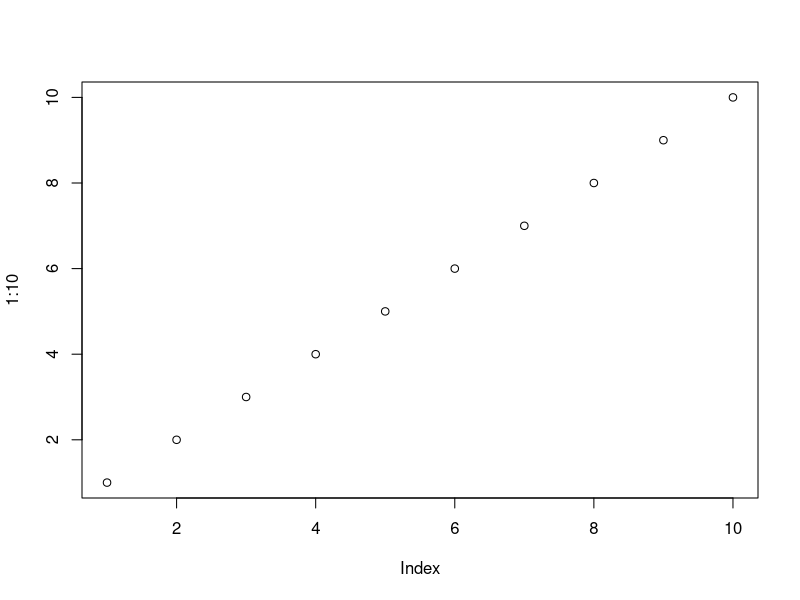
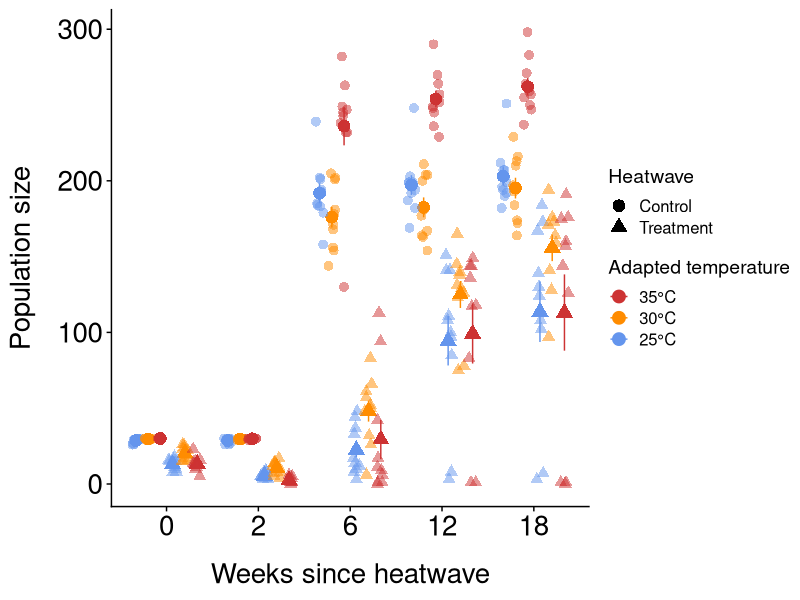
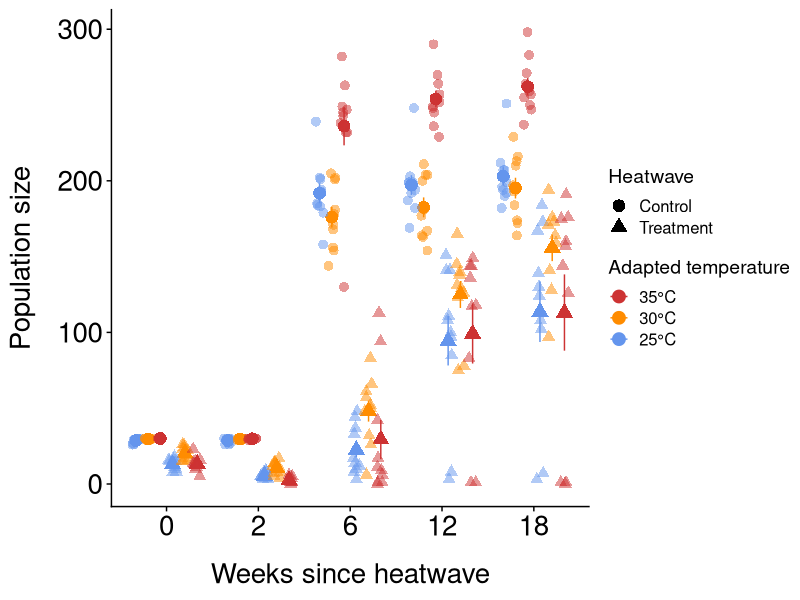

R code for these plots, in order:

#load the packages that I need for this code
library(ggplot2)
library(tidyverse)
library(cowplot)
library(ggpubr)
library(dplyr)
library(car) #in order to run type 2 anovas

#Tess's ggplot theme
theme_tess <- function () { 
  theme_cowplot()+ #cowplot is an existing nice looking plot type thing
    theme(axis.title.y = element_text(margin = margin(t = 0, r = 15, b = 0, l = 0)))+
    theme(axis.title.x = element_text(margin = margin(t = 15, r = 0, b = 0, l = 0)))+
    theme(axis.text.x=element_text(size=20))+
    theme(axis.text.y=element_text(size=20))+
    theme(axis.title.x=element_text(size=20))+
    theme(axis.title.y=element_text(size=20))+
    theme(plot.title = element_text(hjust = 0.5,size=20))+
    theme(axis.title.y=element_text(size=20))
}

#get data in
data <-read.csv("./data/heatwavepopulationwk18.csv",stringsAsFactors = FALSE,
                strip.white = TRUE, na.strings = c("NA",""))
 
#### MAIN PLOT

#make heatwave and adpated_temp factors
  data$heatwave <- factor(data$heatwave, levels = c(0, 1))
  
  data$adapted_temp<-as.factor(data$adapted_temp) #make adapted temp into a factor so we can color code by it in the plot
  
 
 # controls <- data %>%
 #   filter(heatwave == "0", weeks_since_heatwave %in% c("0", "2", "6", "12"))
  
  #calculate summary stats
  summary_data <- data %>%
    group_by(adapted_temp, heatwave, weeks_since_heatwave) %>%
    summarise(mean = mean(alive),
              n=n(),
              sd = sd(alive),
              se = sd / sqrt(n))
  
  summary_data$heatwave <- factor(summary_data$heatwave, levels = c(0, 1))
  summary_data$group_id <- interaction(summary_data$adapted_temp, summary_data$heatwave)
  data$group_id <- interaction(data$adapted_temp, data$heatwave)
  
  # Convert weeks_since_heatwave to a factor with levels
  data$weeks_since_heatwave <- factor(data$weeks_since_heatwave, 
                                      levels = c( "0", "pad2", "2", "pad3", "6", "pad6", "12", "pad12", "18"))
  
  summary_data$weeks_since_heatwave <- factor(summary_data$weeks_since_heatwave, 
                                              levels = c( "0", "pad2", "2", "pad3", "6", "pad6", "12", "pad12", "18"))
  
  #create plot
  p <- ggplot(summary_data, aes(x = weeks_since_heatwave, y = mean, color = adapted_temp, shape = heatwave, group = group_id)) +
    geom_point(size = 4, position = position_dodge(width = 0.8)) +
    scale_x_discrete(expand = c(0.9, 2)) +
    
    #jitter points 
    geom_jitter(data = data,
                aes(x = weeks_since_heatwave, y = alive, color = adapted_temp, shape = heatwave, group = group_id),
                position = position_jitterdodge(jitter.width = 0.3, dodge.width = 0.8), 
                size = 3, alpha = 0.5) +
    
    #add error bars
    geom_errorbar(aes(ymin = mean - se, ymax = mean + se),
                  position = position_dodge(width = 0.8),
                  width = 0) +
    
    #assign shapes to heatwave
    scale_shape_manual(values = c("0" = 16, "1" = 17),  
                       name = "Heatwave",
                       labels = c("0" = "Control", "1" = "Treatment")) +
    
    #assign colours to adapted_temp
    scale_color_manual(values = c("cornflowerblue", "darkorange", "brown3"),
                       name = "Adapted temperature",
                       labels = c("25°C", "30°C", "35°C"),
                       breaks = c("25", "30", "35"),
                       guide = guide_legend(reverse = TRUE)) +
    
    #add x- and y-axis labels
    xlab("Weeks since heatwave") +
    ylab("Population size") +
    scale_x_discrete (breaks = c("0", "2", "6", "12", "18"), labels = c("0", "2", "6", "12", "18")) +
    theme_tess()
  
  quartz()         # Opens a new plotting window
  plot(1:10)       # Your plot appears in that window
  print(p) #this opens the plot in a new window
  
  #windows();p #enables plot to open on a PC

#saves the plot
ggsave(file="./figures/Taresapopsizefigure.pdf", p, width = 30, height = 18, units = "cm") #close the file before you save


#### ANOVAs

#TWO-way ANOVAs

##TESS NOTE: For all weeks I changed the way this is set up but it does basically the same thing as you had
#but now it makes a linear model and then runs an anova on that model
#and with the "car" package you can run a Type 2 sums of squares ANOVA which is preferred (look into why)

#Week 0
week0data <- data %>%
  filter(weeks_since_heatwave == "0")

lm_week0<-lm(alive~adapted_temp*heatwave,data=week0data)
Anova(lm_week0,type="2")
#signficant interaction

  #Week 2
week2data <- data %>%
    filter(weeks_since_heatwave == "2")
  
lm_week2<-lm(alive~adapted_temp*heatwave,data=week2data)
Anova(lm_week2,type="2")
#significant interaction
  
  #Week 6
week6data <- data %>%
    filter(weeks_since_heatwave == "6")
  
lm_week6<-lm(alive~adapted_temp*heatwave,data=week6data)
Anova(lm_week6,type="2")
#significant interaction
  
   #Week 12
week12data <- data %>%
    filter(weeks_since_heatwave == "0")

lm_week12<-lm(alive~adapted_temp*heatwave,data=week12data)
Anova(lm_week12,type="2")
#significant interaction


#ONE-way ANOVAs - only treatment data 

#TESS SAYS: for weeks 2, 6 and 12 you had it coded so it was actually only keeping the NO heatave (control) data (heatwave == "0")- i changed it so it's just the heatwave data now
#TESS SAYS: Taresa I'll let you change the way the ANOVAS are run for the ones below to match what I did above (linear model then type 2 anova using "Anova" from the car package)
  
  #Week 0
t_week0data <- data %>%
    filter(weeks_since_heatwave == "0",
          heatwave == "1")
 
 t_week0anova <- aov(alive ~ adapted_temp, data = t_week0data)

 summary(t_week0anova)
 
  #Week 2
 t_week2data <- data %>%
   filter(weeks_since_heatwave == "2",
          heatwave == "1")
 
 t_week2anova <- aov(alive ~ adapted_temp, data = t_week2data)
 
 summary(t_week2anova)
 
  #Week 6
 t_week6data <- data %>%
   filter(weeks_since_heatwave == "6",
          heatwave == "1")
 
 t_week6anova <- aov(alive ~ adapted_temp, data = t_week6data)
 
 summary(t_week6anova)
 
  #Week 12
 t_week12data <- data %>%
   filter(weeks_since_heatwave == "12",
          heatwave == "1")
 
 t_week12anova <- aov(alive ~ adapted_temp, data = t_week12data)

  summary(t_week12anova)
 
  
